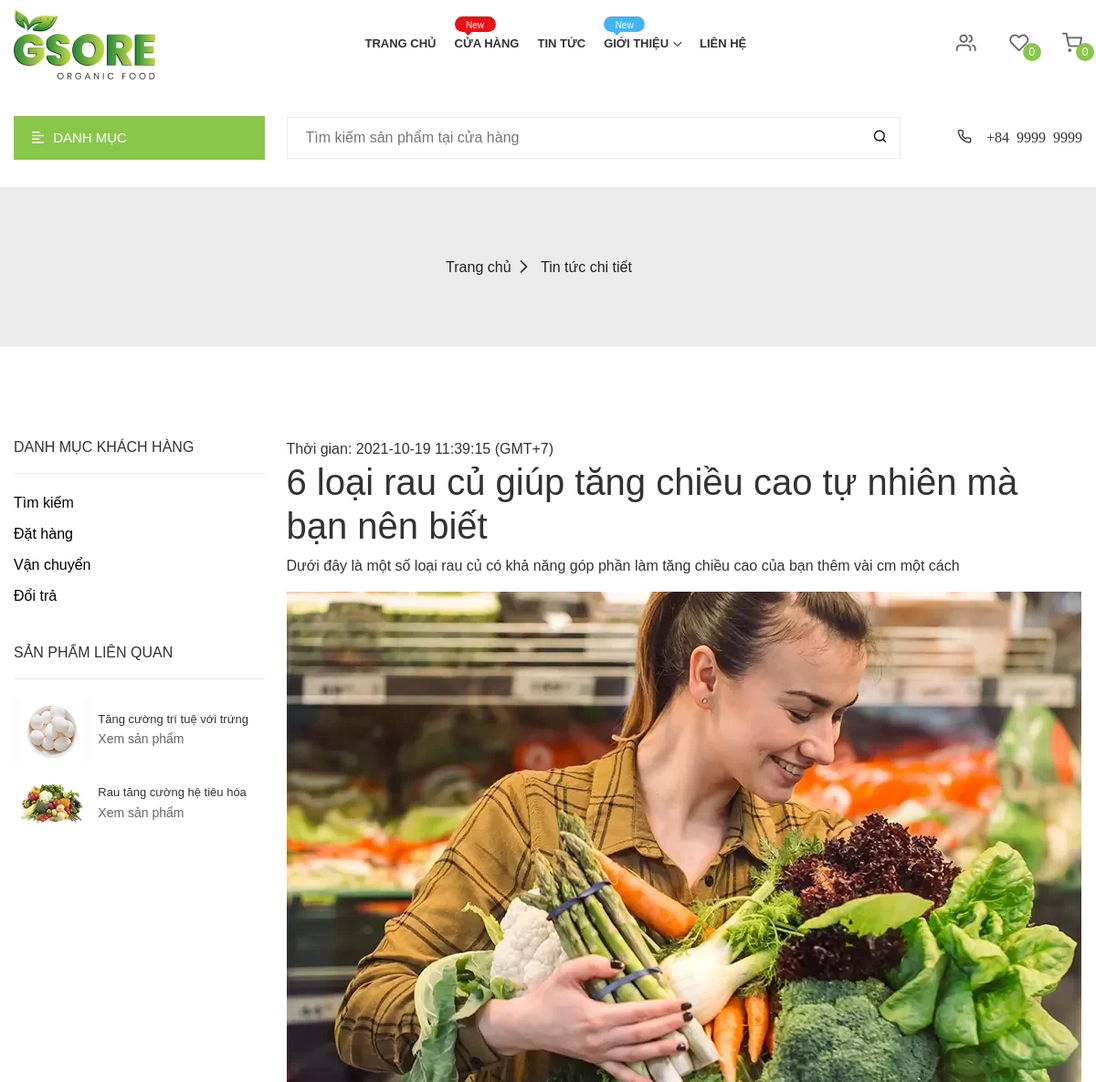
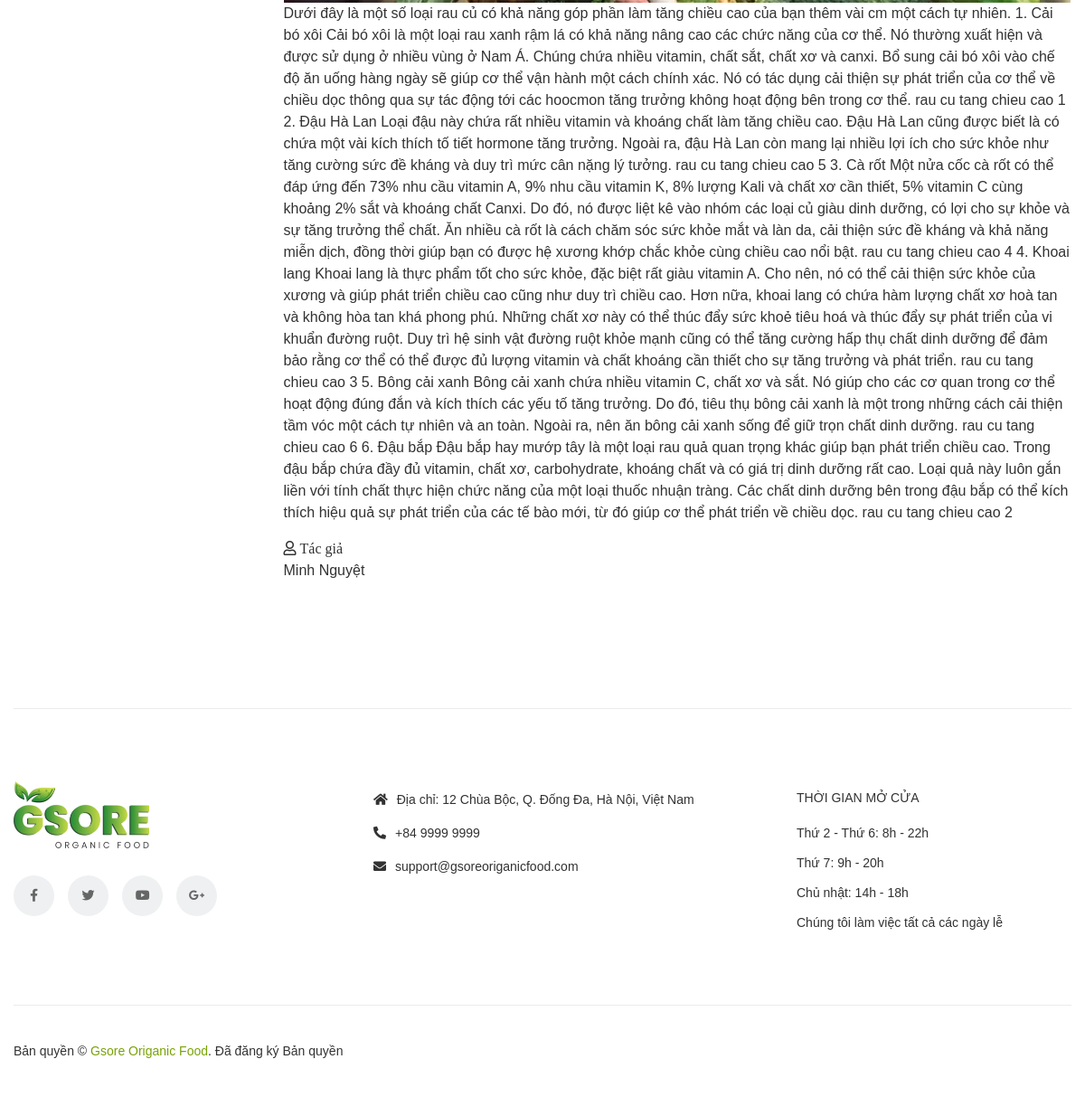
The app's page /blog_processing.php?id=1 with its own data (2 pictures, top to bottom).
### tables this page shows
CREATE TABLE `tintuc` (
  `matintuc` int(11) NOT NULL,
  `tieude` varchar(200) NOT NULL,
  `noidungtintuc` text NOT NULL,
  `ngaydang` datetime NOT NULL,
  `mota` varchar(200) NOT NULL,
  `nguoidang` varchar(100) NOT NULL,
  `anhminhhoa` text DEFAULT NULL
);

### blog_processing.php (the view, shortened to what this page needs)
<!DOCTYPE html>
<html lang="zxx">
<head>
    <link rel="stylesheet" href="assets/css/vendor/jquery-ui.min.css">
    <link rel="stylesheet" href="assets/css/vendor/fontawesome.css">
    <link rel="stylesheet" href="assets/css/vendor/plaza-icon.css">
    <link rel="stylesheet" href="assets/css/vendor/bootstrap.min.css">
    <link rel="stylesheet" href="assets/css/plugin/slick.css">
    <link rel="stylesheet" href="assets/css/plugin/material-scrolltop.css">
    <link rel="stylesheet" href="assets/css/plugin/price_range_style.css">
    <link rel="stylesheet" href="assets/css/plugin/in-number.css">
    <link rel="stylesheet" href="assets/css/plugin/venobox.min.css">
    <link rel="stylesheet" href="assets/css/plugin/jquery.lineProgressbar.css">
    <link rel="stylesheet" href="assets/css/main.css">
</head>
<body>
    <header>
        <div class="header d-none d-lg-block" id="header">
            <div class="header__center sticky-header p-tb-10">
                <div class="container">
                    <div class="row">
                        <div class="col-12 d-flex justify-content-between align-items-center">
                            <div class="header__logo">
                                <a href="index.php" class="header__logo-link img-responsive">
                                    <img class="header__logo-img img-fluid" src="assets/img/logo/logo.png" alt="">
                                </a>
                            </div>
                             <div class="header-menu">
                                <nav>
                                    <ul class="header__nav">
                                        <li class="header__nav-item pos-relative">
                                            <a href="index.php" class="header__nav-link">Trang chủ</a>
                                        </li>
                                        <li class="header__nav-item pos-relative">
                                            <a href="shop.php" class="header__nav-link">Cửa hàng</a>
                                            <span class="menu-label menu-label--red">New</span>
                                        </li>
                                        <li class="header__nav-item pos-relative">
                                            <a href="blog-grid-sidebar-left.php" class="header__nav-link">Tin tức</a>
                                        </li>
                                        <li class="header__nav-item pos-relative">
                                            <a href="#" class="header__nav-link">Giới thiệu <i class="fal fa-chevron-down"></i></a>
                                            <span class="menu-label menu-label--blue">New</span>
                                        </li>
                                        <li class="header__nav-item pos-relative">
                                                <a href="contact.php" class="header__nav-link">Liên hệ</a>
                                        </li>
                                    </ul>
                                </nav>
                            </div>
                            <ul class="header__user-action-icon">
                                <li>
                                    <a href="my-account.php">
                                        <i class="icon-users"></i>
                                    </a>
                                </li>
                                <li>
                                    <a href="wishlist.php">
                                        <i class="icon-heart"></i>
                                        <span class="item-count pos-absolute">
                                        <?php
                                                $i=0;
                                                echo $i;
                                            ?>
                                        </span>
                                    </a>
                                </li>
                                <li>
                                    <a href="view-cart.php">
                                        <i class="icon-shopping-cart"></i>
                                        <span class="wishlist-item-count pos-absolute">
                                            <?php
                                                $i=0;
                                                echo $i;
                                            ?>
                                        </span>
                                    </a>
                                </li>
                            </ul>
                        </div>
                    </div>
                </div>
            </div>
             <div class="header__bottom p-tb-30">
                <div class="container">
                    <div class="row justify-content-between align-items-center">
                        <div class="col-xl-3 col-lg-3">
                            <div class="header-menu-vertical pos-relative">
                                <h4 class="menu-title link--icon-left"><i class="far fa-align-left"></i>DANH MỤC</h4>
                            </div>
                        </div>
                        <div class="col-xl-7 col-lg-6">
                            <form class="header-search" action="search.php" method="get">
                                <div class="header-search__content pos-relative">
                                    <input type="search"  name="q" placeholder="Tìm kiếm sản phẩm tại cửa hàng" required>
                                    <button class="pos-absolute" type="submit"><i class="icon-search"></i></button>
                                </div>
                            </form>
                        </div>
                        <div class="col-xl-2 col-lg-3">
                            <div class="header-phone text-end"><i class="icon-phone">+84 9999 9999</i></div>
                        </div>
                    </div>
                </div>
            </div>
        </div>
    </header>
    <div class="page-breadcrumb">
        <div class="container">
            <div class="row">
                <div class="col-12">
                    <ul class="page-breadcrumb__menu">
                        <li class="page-breadcrumb__nav"><a href="index.php">Trang chủ</a></li>
                        <li class="page-breadcrumb__nav active">Tin tức chi tiết</li>
                    </ul>
                </div>
            </div>
        </div>
    </div>
    <main id="main-container" class="main-container">
        <div class="container">
            <div class="row flex-column-reverse flex-lg-row">
                <div class="col-lg-3">
                    <div class="position-sticky">
                        <div class="sidebar__widget">
                            <div class="sidebar__box">
                                <h5 class="sidebar__title">DANH MỤC KHÁCH HÀNG</h5>
                            </div>
                            <ul class="sidebar__menu">
                                <li><a href="search.php">Tìm kiếm</a></li>
                                <li><a href="view-cart.php">Đặt hàng</a></li>
                                <li><a href="shipping-policy.php">Vận chuyển</a></li>
                                <li><a href="return-and-refund-policy.php">Đổi trả</a></li>
                            </ul>
                        </div>
                        <div class="sidebar__widget">
                            <div class="sidebar__box">
                                <h5 class="sidebar__title">SẢN PHẨM LIÊN QUAN</h5>
                            </div>
                            <ul class="sidebar__post-blog list-space--small">
                                <li class="d-flex align-items-center ">
                                    <a class="sidebar__post-img img-responsive" href="#">
                                        <img src="assets/img/product/size-small/product-home-1-img-1.jpg" alt="">
                                    </a>
                                    <div class="sidebar__post-content">
                                        <span class="d-block color-gray">Tăng cường trí tuệ với trứng</span>
                                        <a class="link--gray" href="product-single-default.php">Xem sản phẩm</a>
                                    </div>
                                </li>
                                <li class="d-flex align-items-center">
                                    <a class="sidebar__post-img img-responsive" href="#">
                                        <img src="assets/img/product/size-small/product-home-1-img-2.jpg" alt="">
                                    </a>
                                    <div class="sidebar__post-content">
                                        <span class="d-block color-gray">Rau tăng cường hệ tiêu hóa </span>
                                        <a class="link--gray" href="product-single-default.php">Xem sản phẩm</a>
                                    </div>
                                </li>
                            </ul>
                        </div>
                    </div>
                </div>
                  <?php
                  include("config.php");
                  $id_tin_tuc = $_GET['id'];
                  $sql = "
                          SELECT *
                          from tintuc
                          where matintuc = '".$id_tin_tuc."'
                          ";
                  $noi_dung_tin_tuc = mysqli_query($ket_noi, $sql);
                  while ($row = mysqli_fetch_array($noi_dung_tin_tuc)) {
                  ;?>
                            <div class="col-md">
                                <div class="blog__type-grid">
                            <div class="post-meta">
                                <ul class="list-inline">
                                  <li><?php echo 'Thời gian: '.$row['ngaydang'];?> (GMT+7)</li>
                                </ul>
                                <h1><?php echo $row['tieude'];?></h1>
                            </div>
                            <blockquote><?php echo $row['mota'];?></blockquote>
                            <div class="post-img">
                                <img src="<?php echo 'assets/img/blog/feed/'.$row["anhminhhoa"];?>" alt="">
                            </div>
                            <div class="post-description">
                            <p><?php echo $row['noidungtintuc'];?></p>
                            <i class="far fa-user"> Tác giả</i><?php echo "<br>".$row["nguoidang"];?>
                            </div>
                            </div>
                    <?php } ;?>
                </div>
            </div>
        </div>
    </main>
    <footer class="footer m-t-100">
        <div class="container">
            <div class="footer__top">
                <div class="row">
                    <div class="col-lg-4 col-md-5">
                        <div class="footer__about">
                            <div class="footer__logo">
                                <a href="index.php" class="footer__logo-link">
                                    <img src="assets/img/logo/logo.png" alt="" class="footer__logo-img">
                                </a>
                            </div>
                            <ul class="footer__social-nav">
                                <li class="footer__social-list"><a href="#" class="footer__social-link"><i class="fab fa-facebook-f"></i></a></li>
                                <li class="footer__social-list"><a href="#" class="footer__social-link"><i class="fab fa-twitter"></i></a></li>
                                <li class="footer__social-list"><a href="#" class="footer__social-link"><i class="fab fa-youtube"></i></a></li>
                                <li class="footer__social-list"><a href="#" class="footer__social-link"><i class="fab fa-google-plus-g"></i></a></li>
                            </ul>
                        </div>
                    </div>
                    <div class="col-lg-4 col-md-5">
                        <div class="footer__about1">
                            <ul class="footer__address">
                                <li class="footer__address-item"><i class="fa fa-home"></i>Địa chỉ: 12 Chùa Bộc, Q. Đống Đa, Hà Nội, Việt Nam</li>
                                <li class="footer__address-item"><i class="fa fa-phone-alt"></i>+84 9999 9999</li>
                                <li class="footer__address-item"><i class="fa fa-envelope"></i>support@gsoreoriganicfood.com</li>
                            </ul>
                        </div>
                    </div>
                    <div class="col-lg-4 col-md-5">
                        <div class="footer__menu">
                            <h4 class="footer__nav-title footer__nav-title--dash footer__nav-title--dash-red">Thời gian mở cửa</h4>
                            <ul class="footer__nav">
                                <li class="footer__list">Thứ 2 - Thứ 6: 8h - 22h</li>
                                <li class="footer__list">Thứ 7: 9h - 20h</li>
                                <li class="footer__list">Chủ nhật: 14h - 18h</li>
                                <li class="footer__list">Chúng tôi làm việc tất cả các ngày lễ</li>
                            </ul>
                        </div>
                    </div>
                </div>
            </div>
            <div class="footer__bottom">
                <div class="row">
                    <div class="col-lg-8 col-md-6 col-12">
                        <div class="footer__copyright-text">
                            <p>Bản quyền &copy; <a href="https://gsoreoriganicfood.com/">Gsore Origanic Food</a>. Đã đăng ký Bản quyền</p>
                        </div>
                    </div>
                    <div class="col-lg-4 col-md-6 col-12">
                        <div class="footer__return-and-refund">
                        </div>
                    </div>
                </div>
            </div>
        </div>
    </footer>
</body>
</html>

### records on screen
tintuc: ngaydang "2021-10-19 11:39:15", tieude "6 loại rau củ giúp tăng chiều cao tự nhiên mà bạn nên biết", mota "Dưới đây là một số loại rau củ có khả năng góp phần làm tăng chiều cao của bạn thêm vài cm một cách", anhminhhoa (picture), noidungtintuc "Dưới đây là một số loại rau củ có khả năng góp phần làm tăng chiều cao của bạn thêm vài cm một cách tự nhiên. 1. Cải bó xôi Cải bó xôi là một loại rau xanh rậm lá có khả năng nâng cao các chức năng của cơ thể. Nó thường xuất hiện và được sử dụng ở nhiều vùng ở Nam Á. Chúng chứa nhiều vitamin, chất sắt, chất xơ và canxi. Bổ sung cải bó xôi vào chế độ ăn uống hàng ngày sẽ giúp cơ thể vận hành một cách chính xác. Nó có tác dụng cải thiện sự phát triển của cơ thể về chiều dọc thông qua sự tác động tới các hoocmon tăng trưởng không hoạt động bên trong cơ thể. rau cu tang chieu cao 1 2. Đậu Hà Lan Loại đậu này chứa rất nhiều vitamin và khoáng chất làm tăng chiều cao. Đậu Hà Lan cũng được biết là…", nguoidang "Minh Nguyệt"

### other values on screen
$i "0"
